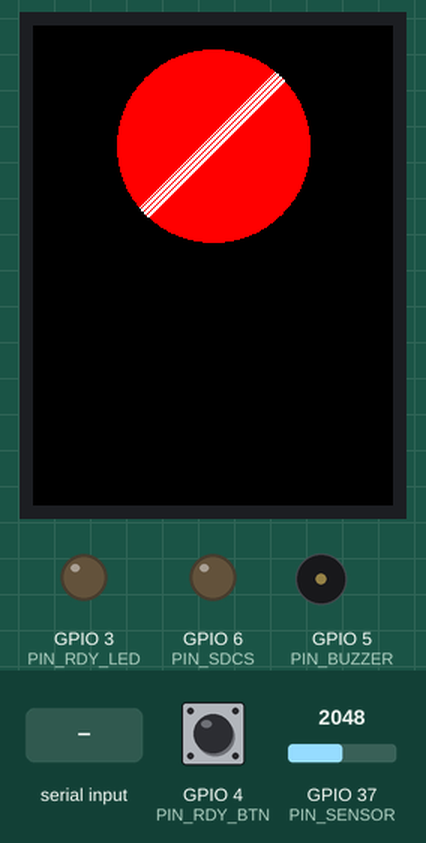
This sketch was run on a simulated ESP32. On the bench: 240×320 colour display, output pins drawn as LEDs (lit = HIGH), buzzer (waves = sounding). The test bench sets the inputs (shaded band); at power-on: GPIO 4 (PIN_RDY_BTN) HIGH, GPIO 37 (PIN_SENSOR) = 2048. WiFi joins after 1.5 s; servers stay silent unless stated; storage starts empty; what the sketch prints to the serial monitor is not drawn.

Above: at 3.2 s.
3.3 s: GPIO 4 (PIN_RDY_BTN) pulled LOW for 0.15 s
At 3.7 s:
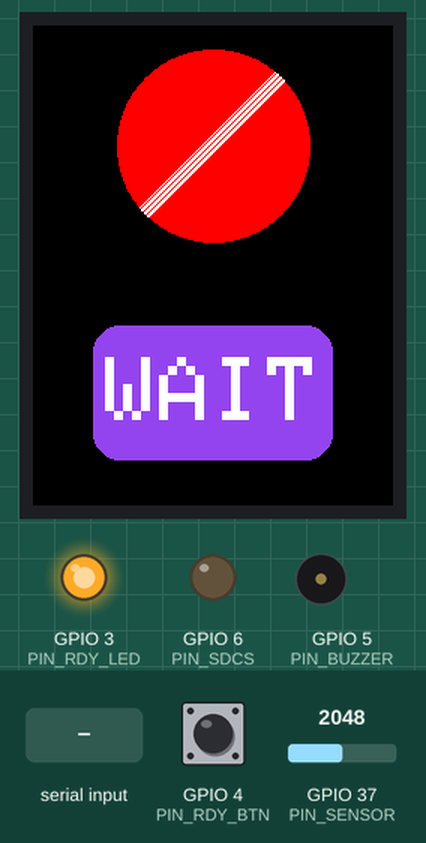
4.9 s: "dep_clear\n" received over Serial
At 7.93 s:
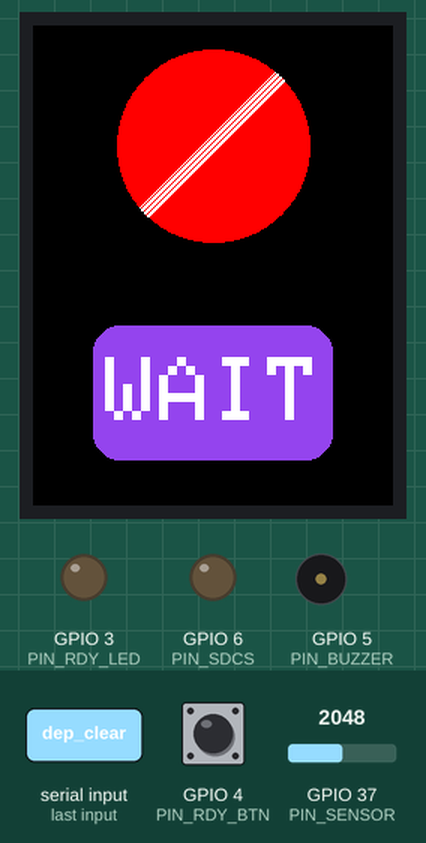
At 48.3 s:
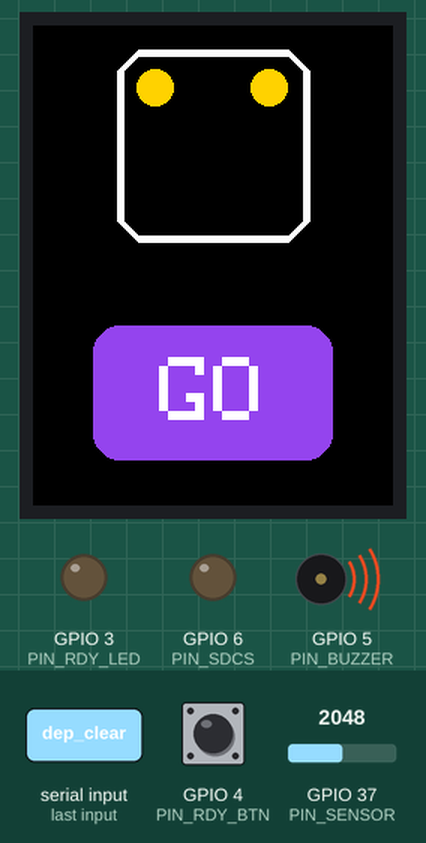
Timing chart, 0 to 49.9 s (numbered marks = the images above; inputs shaded):
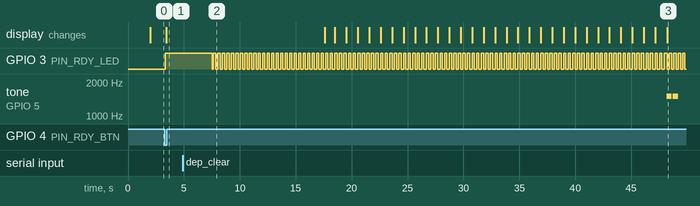

The sketch:

stagingModule.ino
```cpp
#include "Config.h"
#include "Timer.h"
#include "Event.h"
#include "Display.h"

#include <WiFi.h>

#define PIN_RDY_LED   D2
#define PIN_RDY_BTN   D3
#define PIN_BUZZER    D4
#define PIN_SDCS      D5
#define PIN_SENSOR    A1

enum LEDPhase
{
  LED_Off,
  LED_On,
  LED_FlashOn,
  LED_FlashOff
};

enum TransitState
{
  TS_idle,
  TS_departing,
  TS_arriving
};

enum ProducedEventEnum
{
  PE_outBlockOccupied,
  PE_outBlockClear,
  PE_inBlockOccupied,
  PE_inBlockClear,
  PE_switchBlockOccupied,
  PE_switchBlockClear,
  PE_mainBlockOccupied,
  PE_mainBlockClear
};

enum ConsumedEventEnum
{
  CE_UNRECOGNIZED,
  CE_outSignalClearEvent,
  CE_outSignalStopEvent,
  CE_inSignalClearEvent,
  CE_inSignalStopEvent,
  CE_physicalBlockEnteredEvent,
  CE_distantAspectStopEvent,
  CE_distantAspectClear1Event,
  CE_distantAspectClear2Event
};

LEDPhase readyLEDphase;
int readyButtonValue;
int buzzerBeats = 0;

ProducedEvent producedEvents[8];
ConsumedEventMap<ConsumedEventEnum> consumedEvents(8, CE_UNRECOGNIZED);

TransitState currentState = TS_idle;

bool outboundTrainReady = false;
bool inboundSignalClear = false;
bool outboundSignalClear = false;
bool trainWaitingAtInboundSignal = false;
bool outboundReadyBlocked = false;

TimerList allTimers;

// Timers for departure
Timer timerOutboundDepartureReady(allTimers);
Timer timerOutboundEnterSwitch(allTimers);
Timer timerOutboundExitOutBlock(allTimers);
Timer timerOutboundEnterMain(allTimers);
Timer timerOutboundExitSwitch(allTimers);
Timer timerOutboundTransitMain(allTimers);
Timer timerOutboundExitMain(allTimers);

// Timers for arrival
Timer timerInboundTransitMain(allTimers);
Timer timerInboundEnterSwitch(allTimers);
Timer timerInboundExitMain(allTimers);
Timer timerInboundEnterInBlock(allTimers);
Timer timerInboundExitSwitch(allTimers);
Timer timerInboundExitInBlock(allTimers);

// Misc timers
Timer timerReadyLED(allTimers);
Timer timerBuzzerOn(allTimers);
Timer timerBuzzerDelay(allTimers);
Timer timerSensor(allTimers);

// Display
Display display;
DistantAspect distantAspect = DA_Caution;

WiFiClient client;

void setup()
{
  pinMode(PIN_RDY_LED, OUTPUT);
  pinMode(PIN_RDY_BTN, INPUT_PULLUP);
  pinMode(PIN_BUZZER, OUTPUT);
  pinMode(PIN_SDCS, OUTPUT);

  Serial.begin(115200);

  display.Init();

  if (SD.begin(PIN_SDCS))
  {
    G_Config.ReadFromSD("/setup.cfg");
  }

  // Establish WiFi connection
  Serial.println("Connecting:");

  WiFi.begin(G_Config.network.name, G_Config.network.password);
  while (WiFi.status() != WL_CONNECTED)
  {
    delay(500);
    Serial.print(".");
  }
  Serial.println("\nConnected to network");


  if (client.connect(G_Config.network.hostAddress, G_Config.network.hostPort))
  {
    Serial.println("Connected to host");
  }

  initTimers();

  producedEvents[PE_outBlockOccupied].Init(G_Config.lcc.event_blockOutOccupied, G_Config.lcc.sourceAlias);
  producedEvents[PE_outBlockClear].Init(G_Config.lcc.event_blockOutClear, G_Config.lcc.sourceAlias);
  producedEvents[PE_inBlockOccupied].Init(G_Config.lcc.event_blockInOccupied, G_Config.lcc.sourceAlias);
  producedEvents[PE_inBlockClear].Init(G_Config.lcc.event_blockInClear, G_Config.lcc.sourceAlias);
  producedEvents[PE_switchBlockOccupied].Init(G_Config.lcc.event_blockSwitchOccupied, G_Config.lcc.sourceAlias);
  producedEvents[PE_switchBlockClear].Init(G_Config.lcc.event_blockSwitchClear, G_Config.lcc.sourceAlias);
  producedEvents[PE_mainBlockOccupied].Init(G_Config.lcc.event_blockMainOccupied, G_Config.lcc.sourceAlias);
  producedEvents[PE_mainBlockClear].Init(G_Config.lcc.event_blockMainClear, G_Config.lcc.sourceAlias);

  consumedEvents.Assign(G_Config.lcc.event_outSignalClear, CE_outSignalClearEvent);
  consumedEvents.Assign(G_Config.lcc.event_outSignalStop, CE_outSignalStopEvent);
  consumedEvents.Assign(G_Config.lcc.event_inSignalClear, CE_inSignalClearEvent);
  consumedEvents.Assign(G_Config.lcc.event_inSignalStop, CE_inSignalStopEvent);
  consumedEvents.Assign(G_Config.lcc.event_actualBlockEntered, CE_physicalBlockEnteredEvent);
  consumedEvents.Assign(G_Config.lcc.event_distSigAspectStop, CE_distantAspectStopEvent);
  consumedEvents.Assign(G_Config.lcc.event_distSigAspectClear1, CE_distantAspectClear1Event);
  consumedEvents.Assign(G_Config.lcc.event_distSigAspectClear2, CE_distantAspectClear2Event);

  display.DrawStopSign();
}

void initTimers()
{
  // Timers for departure
  timerOutboundDepartureReady.Init(G_Config.simulation.timeDepartureReady);
  timerOutboundEnterSwitch.Init(G_Config.simulation.timeTransitOutboundBlock);
  timerOutboundExitOutBlock.Init(G_Config.simulation.timeTransitOutboundBlock + G_Config.simulation.timeBlockExit);
  timerOutboundEnterMain.Init(G_Config.simulation.timeTransitSwitchBlock);
  timerOutboundExitSwitch.Init(G_Config.simulation.timeTransitSwitchBlock + G_Config.simulation.timeBlockExit);
  timerOutboundTransitMain.Init(G_Config.simulation.timeTransitMainline / (float)G_Config.simulation.clockRate);
  timerOutboundExitMain.Init(G_Config.simulation.timeBlockExit);

  // Timers for arrival
  timerInboundTransitMain.Init(G_Config.simulation.timeTransitMainline / (float)G_Config.simulation.clockRate);
  timerInboundEnterSwitch.Init(G_Config.simulation.timeDepartureReady);
  timerInboundExitMain.Init(G_Config.simulation.timeBlockExit);
  timerInboundEnterInBlock.Init(G_Config.simulation.timeTransitSwitchBlock);
  timerInboundExitSwitch.Init(G_Config.simulation.timeTransitSwitchBlock + G_Config.simulation.timeBlockExit);
  timerInboundExitInBlock.Init(G_Config.simulation.timeTransitInboundBlock + G_Config.simulation.timeBlockExit);

  // Misc timers
  timerReadyLED.Init(G_Config.hardware.timeLEDBlink);
  timerBuzzerOn.Init(G_Config.hardware.timeBuzzerOn);
  timerBuzzerDelay.Init(G_Config.hardware.timeBuzzerDelay);
  timerSensor.Init(G_Config.hardware.sensorMinTime);

  timerOutboundExitOutBlock.OnCompleted(completedOutboundExitOutBlock);
  timerOutboundEnterSwitch.OnCompleted(completedOutboundEnterSwitch);
  timerOutboundExitSwitch.OnCompleted(completedOutboundExitSwitch);
  timerOutboundEnterMain.OnCompleted(completedOutboundEnterMain);
  timerOutboundTransitMain.OnCompleted(completedOutboundTransitMain);
  timerOutboundExitMain.OnCompleted(completedOutboundExitMain);

  timerInboundTransitMain.OnCompleted(completedInboundTransitMain);
  timerInboundEnterSwitch.OnCompleted(completedInboundEnterSwitch);
  timerInboundExitMain.OnCompleted(completedInboundExitMain);
  timerInboundEnterInBlock.OnCompleted(completedInboundEnterInBlock);
  timerInboundExitSwitch.OnCompleted(completedInboundExitSwitch);
  timerInboundExitInBlock.OnCompleted(completedInboundExitInBlock);

  timerReadyLED.OnCompleted(completedReadyLED);
  timerReadyLED.Start();

  timerBuzzerOn.OnCompleted(completedBuzzerOn);
  timerBuzzerDelay.OnCompleted(completedBuzzerDelay);

  timerSensor.OnCompleted(completedSensor);
}

void loop()
{
  if (analogRead(PIN_SENSOR) < G_Config.hardware.sensorThreshold)
  {
    if (!timerSensor.IsRunning())
      timerSensor.Start();
  }
  else
  {
    if (timerSensor.IsRunning())
      timerSensor.Reset();
  }

  if (digitalRead(PIN_RDY_BTN) != readyButtonValue)
  {
    readyButtonValue = digitalRead(PIN_RDY_BTN);
    if (readyButtonValue == LOW)
      setDepartureReady(!outboundTrainReady);
  }

  if (readyLEDphase == LED_On || readyLEDphase == LED_FlashOn)
    digitalWrite(PIN_RDY_LED, HIGH);
  else
    digitalWrite(PIN_RDY_LED, LOW);

  clientRead();

  simulate(100);

  if (Serial.available())
  {
    String input = Serial.readString();
    input.trim();
    if (input == "dep_ready")
    {
      setDepartureReady(!outboundTrainReady);
    }
    else if (input == "dep_clear")
    {
      setDepartureSignal(!outboundSignalClear);
    }
    else if (input == "enter_block")
    {
      onTrainDeparted();
    }
    else if (input == "arrive_clear")
    {
      setArrivalSignal(!inboundSignalClear);
    }
    else if (input = "pass_sensor")
    {
      onTrainArriving();
    }
  }
}

void startBuzzer(bool restart = false)
{
  if (restart)
    buzzerBeats = G_Config.hardware.departBuzzerBeats;

  tone(PIN_BUZZER, G_Config.hardware.buzzerTone);
  timerBuzzerOn.Restart();
}

void clientRead()
{
  if (client.available())
  {
    String data = client.readStringUntil('\r');

    ConsumedEventEnum eventType = consumedEvents.GetValue(data);
    switch (eventType)
    {
      case CE_outSignalClearEvent:
        setDepartureSignal(true);
        break;
      case CE_outSignalStopEvent:
        setDepartureSignal(false);
        break;
      case CE_inSignalClearEvent:
        setArrivalSignal(true);
        break;
      case CE_inSignalStopEvent:
        setArrivalSignal(false);
        break;
      case CE_physicalBlockEnteredEvent:
        onTrainDeparted();
        break;
      case CE_distantAspectStopEvent:
        updateDistantAspect(DA_Caution);
        break;
      case CE_distantAspectClear1Event:
        updateDistantAspect(DA_Clear1);
        break;
      case CE_distantAspectClear2Event:
        updateDistantAspect(DA_Clear2);
        break;
    }
  }
}

void simulate(int ms)
{
  checkArrival();
  checkDeparture();

  delay(ms);

  // Update timers
  float seconds = (float)ms / 1000.f;
  TimerList::Iter iterator = allTimers.GetIterator();
  while(iterator.Iterate())
  {
    iterator.Get()->Update(seconds);
  }

  // Show outbound timer on display
  if (currentState == TS_departing)
  {
    if (timerOutboundTransitMain.Completed())
    {
      display.DrawTimerText("GO");
    }
    else if (timerOutboundTransitMain.IsRunning())
    {
      int timeInt = ceil(timerOutboundTransitMain.Get());
      display.DrawTimer(timeInt);
    }
    else
    {
      display.DrawTimerText("WAIT");
    }
  }
  else if (outboundTrainReady)
  {
    display.DrawTimerText("WAIT");
  }
  else
  {
    display.ClearTimer();
  }
}

void updateDistantAspect(DistantAspect aspect)
{
  DistantAspect prevAspect = distantAspect;
  distantAspect = aspect;
  if (prevAspect != distantAspect && currentState == TS_departing && timerOutboundTransitMain.Completed())
  {
    showDistantSignal();
  }
}

void showDistantSignal()
{
  display.DrawDistantSignal(distantAspect);
}

// Handle train ready on the outbound track departing when signal is cleared
void checkDeparture()
{
  if (currentState == TS_idle && outboundTrainReady && timerOutboundDepartureReady.Completed() && outboundSignalClear)
  {
    outboundTrainReady = false;
    currentState = TS_departing;
    timerOutboundEnterSwitch.Restart();
    timerOutboundExitOutBlock.Restart();
    readyLEDphase = LED_FlashOff;
    outboundReadyBlocked = true;
  }
}

// Handle train waiting at the inbound signal arriving when signal is cleared
void checkArrival()
{
  if (currentState == TS_arriving && trainWaitingAtInboundSignal && inboundSignalClear)
  {
    trainWaitingAtInboundSignal = false;
    timerInboundEnterSwitch.Restart();
  }
}

void trainPassingArrivalSignal()
{
    sendEvent(PE_switchBlockOccupied);
    timerInboundExitMain.Restart();
    timerInboundEnterInBlock.Restart();
    timerInboundExitSwitch.Restart();
}

void setDepartureSignal(bool isClear)
{
  outboundSignalClear = isClear;
}

void setArrivalSignal(bool isClear)
{
  inboundSignalClear = isClear;
}

void setDepartureReady(bool isReady)
{
  if (outboundReadyBlocked)
    return;

  outboundTrainReady = isReady;
  if (outboundTrainReady)
  {
    timerOutboundDepartureReady.Restart();
    sendEvent(PE_outBlockOccupied);
    readyLEDphase = LED_On;
  }
  else
  {
    timerOutboundDepartureReady.Reset();
    sendEvent(PE_outBlockClear);
    readyLEDphase = LED_Off;
  }
}

void onTrainDeparted()
{
  if (currentState == TS_departing)
    timerOutboundExitMain.Restart();
}

void onTrainArriving()
{
  if (currentState != TS_idle)
    return;

  Serial.println("train arrival tripped");

  currentState = TS_arriving;
  sendEvent(PE_mainBlockOccupied);
  timerInboundTransitMain.Restart();
}

void sendEvent(ProducedEventEnum event)
{
  String eventMsg = producedEvents[event].GetMessageString();

  if (client.connected())
  {
    client.println(eventMsg);
  }
}

// Timer OnCompleted callbacks
void completedOutboundExitOutBlock(Timer& timer)
{
  sendEvent(PE_outBlockClear);
}
void completedOutboundEnterSwitch(Timer& timer)
{
  sendEvent(PE_switchBlockOccupied);
  timerOutboundEnterMain.Restart();
  timerOutboundExitSwitch.Restart();
}
void completedOutboundExitSwitch(Timer& timer)
{
  sendEvent(PE_switchBlockClear);
}
void completedOutboundEnterMain(Timer& timer)
{
  sendEvent(PE_mainBlockOccupied);
  timerOutboundTransitMain.Restart();
}
void completedOutboundTransitMain(Timer& timer)
{
  showDistantSignal();
  startBuzzer(true);
}
void completedOutboundExitMain(Timer& timer)
{
  sendEvent(PE_mainBlockClear);
  timerOutboundTransitMain.Reset();
  currentState = TS_idle;
  display.DrawStopSign();
  outboundReadyBlocked = false;
  readyLEDphase = LED_Off;
}
void completedInboundTransitMain(Timer& timer)
{
  if (inboundSignalClear)
  {
    trainPassingArrivalSignal();
  }
  else
  {
    trainWaitingAtInboundSignal = true;
  }
}
void completedInboundEnterSwitch(Timer& timer)
{
  trainPassingArrivalSignal();
}
void completedInboundExitMain(Timer& timer)
{
  sendEvent(PE_mainBlockClear);
  currentState = TS_idle;
}
void completedInboundEnterInBlock(Timer& timer)
{
  sendEvent(PE_inBlockOccupied);
  timerInboundExitInBlock.Restart();
}
void completedInboundExitSwitch(Timer& timer)
{
  sendEvent(PE_switchBlockClear);
}
void completedInboundExitInBlock(Timer& timer)
{
  sendEvent(PE_inBlockClear);
}
void completedReadyLED(Timer& timer)
{
  if (readyLEDphase == LED_FlashOn)
    readyLEDphase = LED_FlashOff;
  else if (readyLEDphase == LED_FlashOff)
    readyLEDphase = LED_FlashOn;

  timer.Restart();
}
void completedBuzzerOn(Timer& timer)
{
  buzzerBeats--;
  noTone(PIN_BUZZER);
  timerBuzzerDelay.Restart();
}
void completedBuzzerDelay(Timer& timer)
{
  if (buzzerBeats > 0)
    startBuzzer();
}
void completedSensor(Timer& timer)
{
  onTrainArriving();
  timer.Reset();
}
```

Event.h
```cpp
class Event
{
public:
  static String GetStringValue(const char* idstr)
  {
    String str;
    int c = 0;
    while (idstr[c] != '\0')
    {
      if (idstr[c] != '.')
        str += idstr[c];

      c++;
    }

    return str;
  }
};

class ProducedEvent
{
public:
  ProducedEvent() {}
  ProducedEvent(const char* event, const char* sa)
  {
    Init(event, sa);
  }

  void Init(const char* event, const char* sa)
  {
    _msgStr = ":X195B4";
    String saStr = sa;
    saStr.toUpperCase();
    _msgStr += saStr + "N";
    _msgStr += Event::GetStringValue(event) + ";";
  }

  String GetMessageString() {return _msgStr;}

private:
  String _msgStr;
};

class ConsumedEvent
{
public:
  void Init(const char* event)
  {
    _cmpStr = Event::GetStringValue(event);
  }

  bool IsInMessage(String msgStr)
  {
    String headerStr = msgStr.substring(0, 7);
    String eventStr = msgStr.substring(11, 27);

    return (headerStr == ":X195B4" && eventStr == _cmpStr);
  }

private:
  String _cmpStr;
};

template <typename E>
class ConsumedEventMap
{
public:
  ConsumedEventMap(int size, E undefined) : _size(size), _undefined(undefined)
  {
    _values = new E[size];
    _events = new ConsumedEvent[size];
  }

  void Assign(const char* event, E value)
  {
    if (_nextIdx >= _size)
      return;

    _events[_nextIdx].Init(event);
    _values[_nextIdx] = value;

    _nextIdx++;
  }

  E GetValue(String data)
  {
    for (int i = 0; i < _nextIdx; i++)
    {
      if (_events[i].IsInMessage(data))
        return _values[i];
    }

    return _undefined;
  }

private:
  int _size;
  int _nextIdx = 0;
  E* _values;
  ConsumedEvent* _events;
  E _undefined;
};
```

NodeList.h
```cpp
template <typename T>
class NodeList
{
private:
  class Node
  {
  public:
    Node(T& item) : _item(item) {}

    void Add(T& item)
    {
      if (_next)
        _next->Add(item);
      else
        _next = new Node(item);
    }

    T& Get() {return _item;}

    Node* Next() {return _next;}

  private:
    T& _item;
    Node* _next = nullptr;
  };

public:
  class Iter
  {
  public:
    Iter(Node* first) : _first(first) {}
    bool Iterate()
    {
      if (idx < 0)
        _current = _first;
      else
      {
        _current = _current->Next();
      }

      idx++;

      return _current != nullptr;
    }

    T* Get()
    {
      return &(_current->Get());
    }

  private:
    Node* _first;
    Node* _current;
    int idx = -1;
  };

  void Add(T& item)
  {
    if (_first)
      _first->Add(item);
    else
      _first = new Node(item);
  }

  Iter GetIterator()
  {
    return Iter(_first);
  }

private:
  Node* _first = nullptr;
};
```

Timer.h
```cpp
#include "NodeList.h"

class Timer;

typedef NodeList<Timer> TimerList;

class Timer
{
public:
  Timer(TimerList& list)
  {
    list.Add(*this);
  }

  Timer(float startTime)
  {
    Init(startTime);
  }

  void Init(float startTime)
  {
    _time = _startTime = startTime;
  }

  void Update(float deltaT)
  {
    if (!_running)
      return;

    _time -= min(deltaT, _time);
    if (_time <= 0.0f)
    {
      Stop();
      if (_func)
        _func(*this);
    }
  }

  float Get() { return _time; }

  bool Completed() { return _time <= 0.f; }

  void Reset() { Stop(); _time = _startTime; }

  void Restart()
  {
    Reset();
    Start();
  }

  void Start() { _running = true; }

  void Stop() { _running = false; }

  bool IsRunning() { return _running; }

  void OnCompleted(void (*func)(Timer&))
  {
    _func = func;
  }

private:
  float _time;
  float _startTime;
  bool _running = false;
  void (*_func)(Timer&);
};
```

Source omitted: Display.h (7046 bytes), Config.h (5005 bytes)

Measured:
- after the input at 3.3 s, GPIO 3 (PIN_RDY_LED): LOW → HIGH at once; the display: changes after 0.13 s (image 1)
- after the input at 4.9 s, GPIO 3 (PIN_RDY_LED): HIGH → LOW after 2.6 s, then repeats every 2.0 s: 5 × (HIGH 0.20 s, LOW 0.20 s); tone on GPIO 5 (PIN_BUZZER): alternates 1500 Hz for 0.46 s and silent for 0.10 s, starting after 43.3 s
